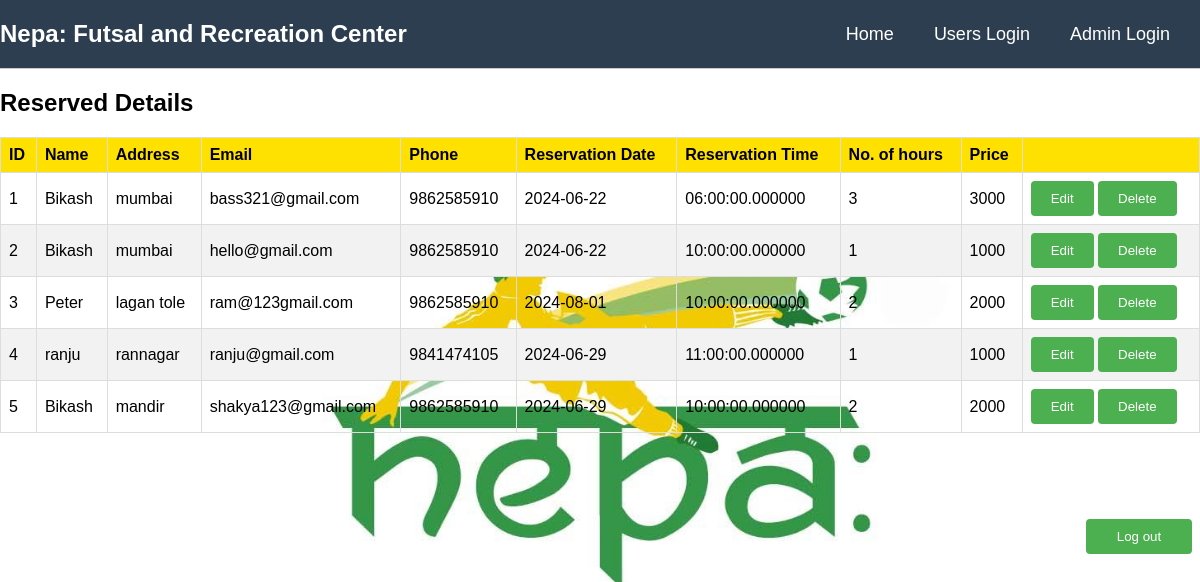
Screenshot of /view.php (signed in) with the database file from the repository.
### tables this page shows
CREATE TABLE `reservations` (
  `ID` int(100) NOT NULL,
  `name` varchar(50) NOT NULL,
  `address` varchar(50) NOT NULL,
  `email` varchar(50) NOT NULL,
  `phone` bigint(10) NOT NULL,
  `rev_date` date NOT NULL,
  `rev_time` time(6) NOT NULL,
  `hours` int(10) NOT NULL,
  `price` int(10) NOT NULL
);

### view.php (the view, shortened to what this page needs)
<?php
include 'db.php';
$sql = "SELECT * FROM reservations";
$result = $conn->query($sql);
?>
<!DOCTYPE html>
<html lang="en">
<head>
    <link rel="stylesheet" href="https://cdnjs.cloudflare.com/ajax/libs/font-awesome/6.2.0/css/all.min.css">
</head>
<body>
<header>
<div id="header">
    <div>
        <div class="logo">
            <a href="index.php">Nepa: Futsal and Recreation Center</a>
        </div>
        <ul id="navigation">
            <li><a class="homeblack" href="index.php">Home</a></li>
            <li><a class="homered" href="clogin.php">Users Login</a></li>
            <li><a class="homeblack" href="alogin.php">Admin Login</a></li>
        </ul>
    </div>
</div>
    <div class="divider"></div>
<h2>Reserved Details</h2>
<?php if ($result->num_rows > 0) : ?>
    <table>
        <thead>
        <tr>
            <th>ID</th>
            <th>Name</th>
            <th>Address</th>
            <th>Email</th>
            <th>Phone</th>
            <th>Reservation Date</th>
            <th>Reservation Time</th>
            <th>No. of hours</th>
            <th>Price</th>
            <th></th>
        </tr>
        </thead>
        <tbody>
        <?php $count = 1; ?>
        <?php while ($row = $result->fetch_assoc()) : ?>
            <tr>
                <td><?php echo $count; ?></td>
                <td><?php echo $row['name']; ?></td>
                <td><?php echo $row['address']; ?></td>
                <td><?php echo $row['email']; ?></td>
                <td><?php echo $row['phone']; ?></td>
                <td><?php echo $row['rev_date']; ?></td>
                <td><?php echo $row['rev_time']; ?></td>
                <td><?php echo $row['hours']; ?></td>
                <td><?php echo $row['price']; ?></td>
                <td>
                    <button onClick="openEditModal('<?php echo $row['name']; ?>','<?php echo $row['address']; ?>','<?php echo $row['email']; ?>','<?php echo $row['phone']; ?>','<?php echo $row['rev_date']; ?>', '<?php echo $row['rev_time']; ?>', '<?php echo $row['hours']; ?>', '<?php echo $row['price']; ?>')">Edit</button>
                    <button onClick="openDeleteModal('<?php echo $row['email']; ?>')">Delete</button>
                </td>
            </tr>
            <?php $count++; ?>
        <?php endwhile; ?>
        </tbody>
    </table>
<?php else : ?>
    <p>No reservations found.</p>
<?php endif; ?>
<p>
<div class="container">
<div class="loginbox">
<div class="content">
<form action="index.php" method="POST">
<input type="submit" name="Login" value="Log out">
</form>
</div>
</div>
</div>
</p>
</body>
</html>

### view.php (style rules this page uses)
body { margin: 0; padding: 0; font-family: Arial, sans-serif; background-image: url('nepa.png'); background-size: cover; background-position: center; background-repeat: no-repeat; height: 100vh; }
#header { background-color: #2c3e50; color: #fff; padding: 20px 0; }
#header > div { max-width: 1200px; margin: 0 auto; display: flex; justify-content: space-between; align-items: center; }
.logo a { color: #fff; font-size: 24px; text-decoration: none; font-weight: bold; }
#navigation { list-style: none; margin: 0; padding: 0; display: flex; }
#navigation li { margin-right: 20px; }
#navigation li a { color: #fff; text-decoration: none; font-size: 18px; transition: color 0.3s ease; padding: 10px; border-radius: 5px; }
.divider { height: 1px; background-color: #ccc; margin-top: 0 px; margin-bottom: 20px; }
table { width: 100%; border-collapse: collapse; margin-top: 20px; }
th, td { border: 1px solid #ddd; padding: 8px; text-align: left; }
th { background-color: #ffe100; }
tr:nth-child(even) { background-color: #f2f2f2; }
form { width: 100%; margin-top: 20px; }
button { background-color: #4CAF50; color: white; padding: 10px 20px; border: none; border-radius: 4px; cursor: pointer; }
.loginbox input[type="submit"] { width: calc(200% - 22px); padding: 10px; margin-bottom: 10px; border: 1px solid #ccc; border-radius: 4px; }
.loginbox input[type="submit"] { background-color: #4caf50; color: #fff; border: none; cursor: pointer; }

### rows the page displays
reservations: name "Bikash", address "mumbai", email "bass321@gmail.com", phone "9862585910", rev_date "2024-06-22", rev_time "06:00:00.000000", hours "3", price "3000"
reservations: name "Bikash", address "mumbai", email "hello@gmail.com", phone "9862585910", rev_date "2024-06-22", rev_time "10:00:00.000000", hours "1", price "1000"
reservations: name "Peter", address "lagan tole", email "ram@123gmail.com", phone "9862585910", rev_date "2024-08-01", rev_time "10:00:00.000000", hours "2", price "2000"
reservations: name "ranju", address "rannagar", email "ranju@gmail.com", phone "9841474105", rev_date "2024-06-29", rev_time "11:00:00.000000", hours "1", price "1000"
reservations: name "Bikash", address "mandir", email "shakya123@gmail.com", phone "9862585910", rev_date "2024-06-29", rev_time "10:00:00.000000", hours "2", price "2000"
